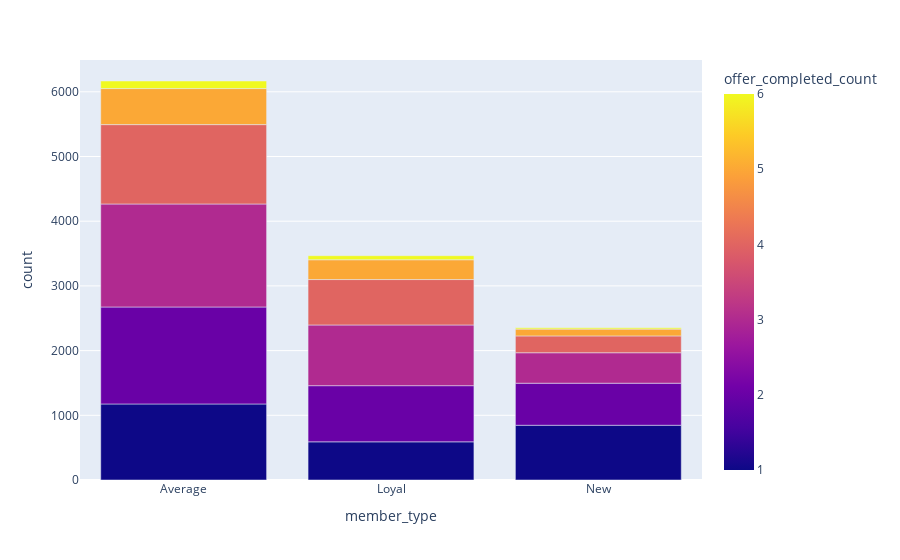

Notebook cell for this chart:
### Code cell
fig = px.bar(df_agg.groupby(['offer_completed_count','member_type'])['offer_completed_count'].size().to_frame('count').reset_index(),
             x="member_type", y="count", color="offer_completed_count")
fig.show()

### Figure 1 — Plotly figure (JSON) as saved in the notebook; plotly's stock layout.template omitted (floating-point values rounded to 4 significant figures)
{"data": [{"alignmentgroup": "True", "hovertemplate": "member_type=%{x}<br>count=%{y}<br>offer_completed_count=%{marker.color}<extra></extra>", "legendgroup": "", "marker": {"color": [1, 1, 1, 2, 2, 2, 3, 3, 3, 4, 4, 4, 5, 5, 5, 6, 6, 6], "coloraxis": "coloraxis", "pattern": {"shape": ""}}, "name": "", "offsetgroup": "", "orientation": "v", "showlegend": false, "textposition": "auto", "type": "bar", "x": ["Average", "Loyal", "New", "Average", "Loyal", "New", "Average", "Loyal", "New", "Average", "Loyal", "New", "Average", "Loyal", "New", "Average", "Loyal", "New"], "xaxis": "x", "y": [1175, 590, 846, 1499, 868, 650, 1592, 938, 471, 1227, 702, 260, 557, 306, 105, 117, 63, 20], "yaxis": "y"}], "layout": {"autosize": true, "barmode": "relative", "coloraxis": {"colorbar": {"title": {"text": "offer_completed_count"}}, "colorscale": [[0, "#0d0887"], [0.1111, "#46039f"], [0.2222, "#7201a8"], [0.3333, "#9c179e"], [0.4444, "#bd3786"], [0.5556, "#d8576b"], [0.6667, "#ed7953"], [0.7778, "#fb9f3a"], [0.8889, "#fdca26"], [1, "#f0f921"]]}, "legend": {"tracegroupgap": 0}, "margin": {"t": 60}, "xaxis": {"anchor": "y", "autorange": true, "domain": [0, 1], "range": [-0.5, 2.5], "title": {"text": "member_type"}, "type": "category"}, "yaxis": {"anchor": "x", "autorange": true, "domain": [0, 1], "range": [0, 6492.0], "title": {"text": "count"}, "type": "linear"}}}
